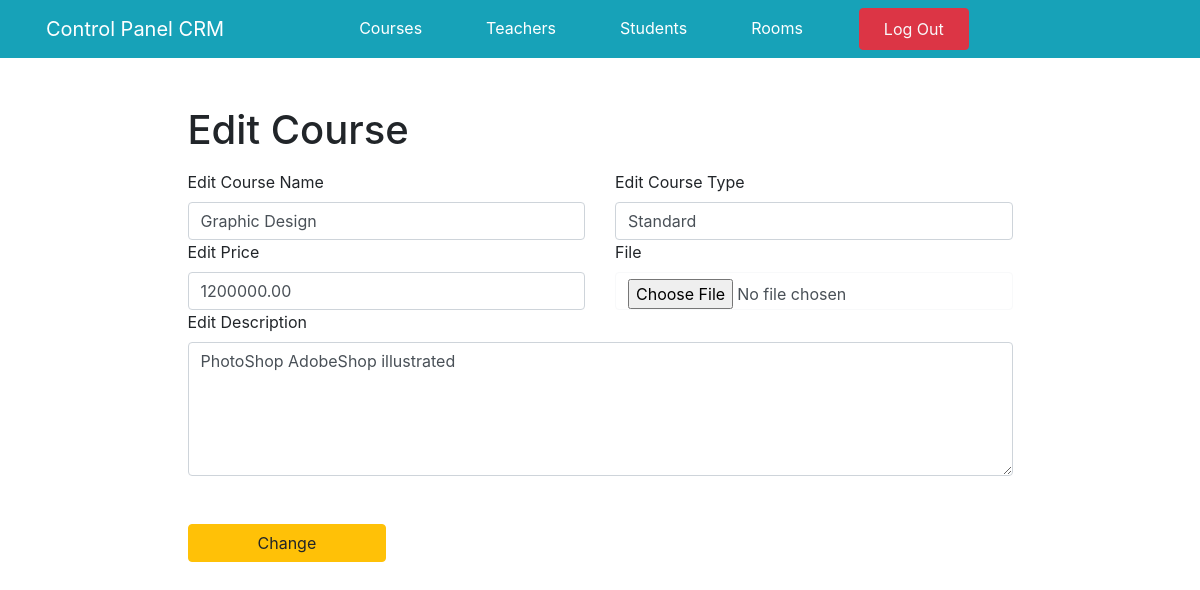
Screenshot of /admin/course/update.php?id=1 with the database file from the repository.
### tables this page shows
CREATE TABLE `courses` (
  `id` int NOT NULL,
  `name` varchar(50) DEFAULT NULL,
  `type` varchar(50) DEFAULT NULL,
  `description` text,
  `price` decimal(10,2) DEFAULT NULL,
  `image` varchar(255) NOT NULL
);

### admin/course/update.php (the view, shortened to what this page needs)
<?php
require_once '../header.php';
global $connect;
if (isset($_GET['id'])) {
    $id = $_GET['id'];
    $sqlSelect = "SELECT * FROM courses WHERE id = :id";
    $state = $connect->prepare($sqlSelect);
    $state->bindValue(':id', $id, PDO::PARAM_INT);
    $state->execute();
    $result = $state->fetch(PDO::FETCH_ASSOC);
}
?>
<div class="container my-5">
    <div class="row justify-content-center">
        <div class="col-lg-9">
            <h1 class="mb-3">Edit Course</h1>
            <form method="post" enctype="multipart/form-data">
                <div class="row g-3">
                    <div class="col-md-6">
                        <label for="courseName" class="form-label">Edit Course Name</label>
                        <input type="text" class="form-control" id="courseName" name="courseName" value="<?=$result['name'] ?>" required>
                    </div>
                    <div class="col-md-6">
                        <label for="type" class="form-label">Edit Course Type</label>
                        <input type="text" class="form-control" id="type" name="type" required value="<?=$result['type'] ?>">
                    </div>
                    <div class="col-md-6">
                        <label for="price" class="form-label">Edit Price</label>
                        <input type="text" class="form-control" id="price" name="price" value="<?=$result['price'] ?>">
                    </div>
                    <div class="col-md-6 rounded-circle">
                        <label for="file" class="form-label">File</label>
                        <input type="file" class="form-control border-light " id="file" name="image">
                    </div>
                    <div class="col-12">
                        <label for="description" class="form-label">Edit Description</label>
                        <textarea class="form-control" id="description" name="description" rows="5" required><?= $result['description'] ?></textarea>
                    </div>
                    <div class="col-12 pt-5">
                        <div class="row">
                            <div class="col-md-6 ">
                                <button type="submit" name="update_course" class="btn btn-warning w-50 w-bold">Change</button>
                            </div>
                        </div>
                    </div>
                </div>
            </form>
        </div>
    </div>
</div>

### rows the page displays
courses: courseName "Graphic Design", type "Standard", price "1200000.00", description "PhotoShop AdobeShop illustrated"
